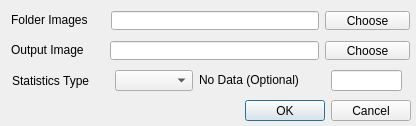
<?xml version="1.0" encoding="UTF-8"?>
<ui version="4.0">
 <class>Dialog</class>
 <widget class="QDialog" name="Dialog">
  <property name="geometry">
   <rect>
    <x>0</x>
    <y>0</y>
    <width>416</width>
    <height>126</height>
   </rect>
  </property>
  <property name="windowTitle">
   <string>Statistics Image Batch</string>
  </property>
  <widget class="QDialogButtonBox" name="buttonBox">
   <property name="geometry">
    <rect>
     <x>230</x>
     <y>100</y>
     <width>181</width>
     <height>21</height>
    </rect>
   </property>
   <property name="orientation">
    <enum>Qt::Horizontal</enum>
   </property>
   <property name="standardButtons">
    <set>QDialogButtonBox::Cancel|QDialogButtonBox::Ok</set>
   </property>
  </widget>
  <widget class="QLabel" name="label">
   <property name="geometry">
    <rect>
     <x>11</x>
     <y>11</y>
     <width>94</width>
     <height>17</height>
    </rect>
   </property>
   <property name="text">
    <string>Folder Images</string>
   </property>
  </widget>
  <widget class="QLineEdit" name="lineEditFolder">
   <property name="geometry">
    <rect>
     <x>111</x>
     <y>11</y>
     <width>208</width>
     <height>19</height>
    </rect>
   </property>
  </widget>
  <widget class="QLabel" name="label_2">
   <property name="geometry">
    <rect>
     <x>12</x>
     <y>72</y>
     <width>97</width>
     <height>17</height>
    </rect>
   </property>
   <property name="text">
    <string>Statistics Type</string>
   </property>
  </widget>
  <widget class="QLabel" name="label_3">
   <property name="geometry">
    <rect>
     <x>11</x>
     <y>41</y>
     <width>93</width>
     <height>17</height>
    </rect>
   </property>
   <property name="text">
    <string>Output Image</string>
   </property>
  </widget>
  <widget class="QLineEdit" name="lineEditOutImage">
   <property name="enabled">
    <bool>true</bool>
   </property>
   <property name="geometry">
    <rect>
     <x>110</x>
     <y>41</y>
     <width>209</width>
     <height>19</height>
    </rect>
   </property>
  </widget>
  <widget class="QPushButton" name="pushButtonOutImage">
   <property name="geometry">
    <rect>
     <x>325</x>
     <y>41</y>
     <width>85</width>
     <height>19</height>
    </rect>
   </property>
   <property name="text">
    <string>Choose</string>
   </property>
  </widget>
  <widget class="QComboBox" name="comboBoxStast">
   <property name="enabled">
    <bool>true</bool>
   </property>
   <property name="geometry">
    <rect>
     <x>115</x>
     <y>70</y>
     <width>78</width>
     <height>21</height>
    </rect>
   </property>
  </widget>
  <widget class="QLabel" name="label_4">
   <property name="geometry">
    <rect>
     <x>199</x>
     <y>72</y>
     <width>126</width>
     <height>16</height>
    </rect>
   </property>
   <property name="text">
    <string>No Data (Optional)</string>
   </property>
  </widget>
  <widget class="QLineEdit" name="lineEditNoData">
   <property name="enabled">
    <bool>true</bool>
   </property>
   <property name="geometry">
    <rect>
     <x>331</x>
     <y>70</y>
     <width>71</width>
     <height>21</height>
    </rect>
   </property>
  </widget>
  <widget class="QPushButton" name="pushButtonFolder">
   <property name="geometry">
    <rect>
     <x>325</x>
     <y>11</y>
     <width>85</width>
     <height>19</height>
    </rect>
   </property>
   <property name="text">
    <string>Choose</string>
   </property>
  </widget>
  <zorder>lineEditOutImage</zorder>
  <zorder>buttonBox</zorder>
  <zorder>label</zorder>
  <zorder>lineEditFolder</zorder>
  <zorder>label_2</zorder>
  <zorder>label_3</zorder>
  <zorder>pushButtonOutImage</zorder>
  <zorder>comboBoxStast</zorder>
  <zorder>label_4</zorder>
  <zorder>lineEditNoData</zorder>
  <zorder>pushButtonFolder</zorder>
 </widget>
 <resources/>
 <connections>
  <connection>
   <sender>buttonBox</sender>
   <signal>accepted()</signal>
   <receiver>Dialog</receiver>
   <slot>accept()</slot>
   <hints>
    <hint type="sourcelabel">
     <x>248</x>
     <y>254</y>
    </hint>
    <hint type="destinationlabel">
     <x>157</x>
     <y>274</y>
    </hint>
   </hints>
  </connection>
  <connection>
   <sender>buttonBox</sender>
   <signal>rejected()</signal>
   <receiver>Dialog</receiver>
   <slot>reject()</slot>
   <hints>
    <hint type="sourcelabel">
     <x>316</x>
     <y>260</y>
    </hint>
    <hint type="destinationlabel">
     <x>286</x>
     <y>274</y>
    </hint>
   </hints>
  </connection>
 </connections>
</ui>
